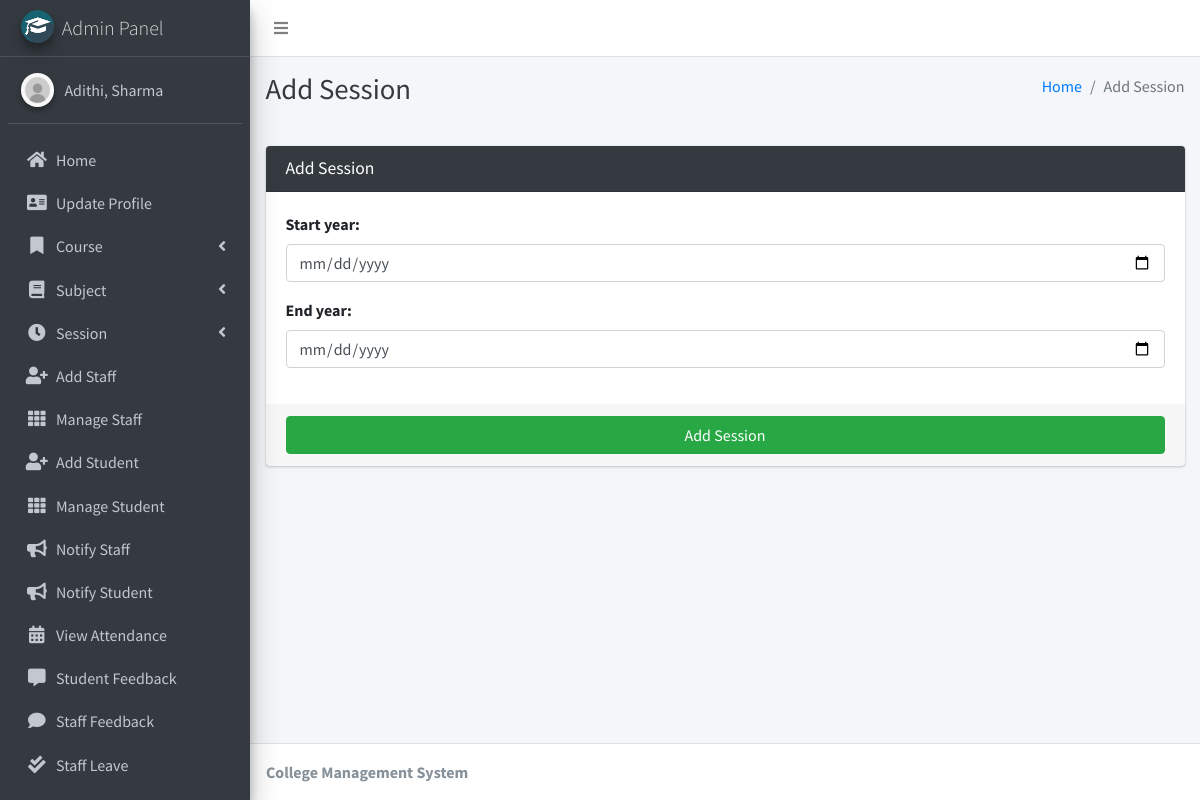
The page /add_session/ (signed in) on the database its author committed.
### main_app/models.py (models this page shows)
class CustomUser(AbstractUser):
    USER_TYPE = ((1, "HOD"), (2, "Staff"), (3, "Student"))
    GENDER = [("M", "Male"), ("F", "Female")]
    username = None  # Removed username, using email instead
    email = models.EmailField(unique=True)
    user_type = models.CharField(default=1, choices=USER_TYPE, max_length=1)
    gender = models.CharField(max_length=1, choices=GENDER)
    profile_pic = models.ImageField()
    address = models.TextField()
    fcm_token = models.TextField(default="")  # For firebase notifications
    created_at = models.DateTimeField(auto_now_add=True)
    updated_at = models.DateTimeField(auto_now=True)
    USERNAME_FIELD = "email"
    REQUIRED_FIELDS = []
    objects = CustomUserManager()
    def __str__(self):
        return self.last_name + ", " + self.first_name

### main_app/hod_views.py (the view, shortened to what this page needs)
# urls.py: path("add_session/", hod_views.add_session, name='add_session'),
def add_session(request):
    form = SessionForm(request.POST or None)
    context = {'form': form, 'page_title': 'Add Session'}
    return render(request, "hod_template/add_session_template.html", context)

### main_app/forms.py
class SessionForm(FormSettings):
    def __init__(self, *args, **kwargs):
        super(SessionForm, self).__init__(*args, **kwargs)
    class Meta:
        model = Session
        fields = '__all__'
        widgets = {
            'start_year': DateInput(attrs={'type': 'date'}),
            'end_year': DateInput(attrs={'type': 'date'}),
        }

### main_app/templates/hod_template/add_session_template.html
{% extends 'main_app/base.html' %}
{% load static %}
{% block page_title %}{{page_title}}{% endblock page_title %}
{% block content %}
<section class="content">
    <div class="container-fluid">
        <div class="row">
            <div class="col-md-12">
                <div class="card card-dark">
                    <div class="card-header">
                        <h3 class="card-title">{{page_title}}</h3>
                    </div>
                    {% include "main_app/form_template.html" with messages=messages  form=form button_text="Add Session"%}
                </div>
            </div>
        </div>
    </div>
</section>
{% endblock content %}

### main_app/templates/main_app/sidebar_template.html (shortened to what this page needs)
{% load static %}
<aside class="main-sidebar sidebar-dark-info elevation-4">
    {% if request.user.user_type == '1' %}
    <a href="{% url 'admin_home' %}" class="brand-link">
        <img src="{% static 'dist/img/cmsl.png' %} " alt="AdminLTE Logo"
            class="brand-image img-circle elevation-3" >
        <span class="brand-text font-weight-light">Admin Panel</span>
    </a>
    <div class="sidebar">
        <div class="user-panel mt-3 pb-3 mb-3 d-flex">
            <div class="image">
                <img src="{{ request.user.profile_pic}}" class="img-circle elevation-2" alt="User Image">
            </div>
            <div class="info">
                <a href="#" class="d-block">{{user}}</a>
            </div>
        </div>
        <nav class="mt-2">
            <ul class="nav nav-pills nav-sidebar flex-column" data-widget="treeview" role="menu" data-accordion="false">
                <li class="nav-item">
                    {% url 'admin_home' as admin_home %}
                    <a href="{{admin_home}}" class="nav-link {% if admin_home == request.path %} active {% endif %}">
                        <i class="nav-icon fas fa-home"></i>
                        <p>
                            Home
                        </p>
                    </a>
                </li>
                <li class="nav-item">
                    {% url 'admin_view_profile' as admin_view_profile %}
                    <a href="{{admin_view_profile}}"
                        class="nav-link {% if admin_view_profile == request.path %} active {% endif %}">
                        <i class="nav-icon fas fa-address-card"></i>
                        <p>
                            Update Profile
                        </p>
                    </a>
                </li>
                <li class="nav-item has-treeview">
                    <a href="#" class="nav-link">
                        <i class="nav-icon fas fa-bookmark"></i>
                        <p>
                            Course
                            <i class="fas fa-angle-left right"></i>
                        </p>
                    </a>
                </li>
                <li class="nav-item has-treeview">
                    <a href="#" class="nav-link">
                        <i class="nav-icon fas fa-book"></i>
                        <p>
                            Subject
                            <i class="fas fa-angle-left right"></i>
                        </p>
                    </a>
                </li>
                <li class="nav-item has-treeview">
                    <a href="#" class="nav-link">
                        <i class="nav-icon fas fa-clock"></i>
                        <p>
                            Session
                            <i class="fas fa-angle-left right"></i>
                        </p>
                    </a>
                </li>
                <li class="nav-item">
                    {% url 'add_staff' as add_staff %}
                    <a href="{{add_staff}}" class="nav-link {% if add_staff == request.path %} active {% endif %}">
                        <i class="nav-icon fas fa-user-plus"></i>
                        <p>
                            Add Staff
                        </p>
                    </a>
                </li>
                <li class="nav-item">
                    {% url 'manage_staff' as manage_staff %}
                    {% url 'edit_staff' staff_id as edit_staff %}
                    <a href="{{manage_staff}}"
                        class="nav-link {% if manage_staff == request.path or request.path == edit_staff %} active {% endif %}">
                        <i class="nav-icon fas fa-th"></i>
                        <p>
                            Manage Staff
                        </p>
                    </a>
                </li>
                <li class="nav-item">
                    {% url 'add_student' as add_student%}
                    <a href="{{add_student}}" class="nav-link  {% if add_student == request.path %} active {% endif %}">
                        <i class="nav-icon fas fa-user-plus"></i>
                        <p>
                            Add Student
                        </p>
                    </a>
                </li>
                <li class="nav-item">
                    {% url 'manage_student' as manage_student %}
                    {% url 'edit_student' student_id as edit_student %}
                    <a href="{{manage_student}}"
                        class="nav-link  {% if edit_student == request.path or manage_student == request.path %} active {% endif %}">
                        <i class="nav-icon fas fa-th"></i>
                        <p>
                            Manage Student
                        </p>
                    </a>
                </li>
                <li class="nav-item">
                    {% url 'admin_notify_staff' as admin_notify_staff %}
                    <a href="{{admin_notify_staff}}"
                        class="nav-link {% if admin_notify_staff == request.path %} active {% endif %}">
                        <i class="nav-icon fas fa-bullhorn"></i>
                        <p>
                            Notify Staff
                        </p>
                    </a>
                </li>
                <li class="nav-item">
                    {% url 'admin_notify_student' as admin_notify_student %}
                    <a href="{{admin_notify_student}}"
                        class="nav-link {% if admin_notify_student == request.path %} active {% endif %}">
                        <i class="nav-icon fas fa-bullhorn"></i>
                        <p>
                            Notify Student
                        </p>
                    </a>
                </li>
                <li class="nav-item">
                    {% url 'admin_view_attendance' as admin_view_attendance %}
                <li class="nav-item">
                    <a href="{{admin_view_attendance}}"
                        class="nav-link  {% if admin_view_attendance == request.path %} active {% endif %}">
                        <i class="nav-icon fas fa-calendar-alt"></i>
                        <p>
                            View Attendance
                        </p>
                    </a>
                </li>
                <li class="nav-item">
                    {% url 'student_feedback_message' as student_feedback_message %}
                    <a href="{{ student_feedback_message }}"
                        class="nav-link  {% if student_feedback_message == request.path %} active {% endif %}">
                        <i class="nav-icon fas fa-comment-alt"></i>
                        <p>
                            Student Feedback
                        </p>
                    </a>
                </li>
                <li class="nav-item">
                    {% url 'staff_feedback_message' as staff_feedback_message %}
                    <a href="{{staff_feedback_message}}"
                        class="nav-link   {% if staff_feedback_message == request.path %} active {% endif %}">
                        <i class="nav-icon fas fa-comment"></i>
                        <p>
                            Staff Feedback
                        </p>
                    </a>
                </li>
                <li class="nav-item">
                    {% url 'view_staff_leave' as view_staff_leave %}
                    <a href="{{view_staff_leave}}"
                        class="nav-link  {% if view_staff_leave == request.path %} active {% endif %}">
                        <i class="nav-icon fas fa-check-double"></i>
                        <p>
                            Staff Leave
                        </p>
                    </a>
                </li>
                <li class="nav-item">
                    {% url 'view_student_leave' as view_student_leave %}
                    <a href="{% url 'view_student_leave' %}"
                        class="nav-link  {% if view_student_leave == request.path %} active {% endif %}">
                    </a>
                </li>
                                        {% endif %}
                                    </ul>
                                </nav>
                            </div>
</aside>

### rows shown on the page
CustomUser: user.profile_pic (picture), last_name+first_name "Adithi, Sharma"

### other values the page prints
{{ page_title }} "Add Session"
{{ field.label_tag }} "Start year:" "End year:"
{{ button_text }} "Add Session"
